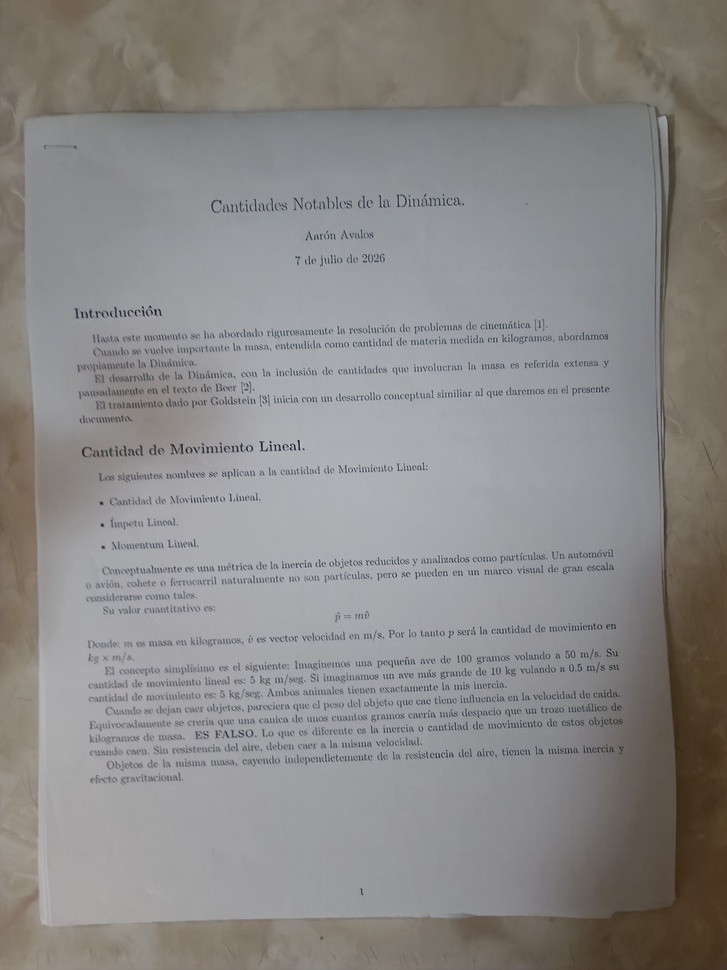
#> input picture imagenes/imagen16.jpg, 727 x 970 px, shrunk from 3000 x 4000 before the run
$ python main.py
#> lines starting #> are read from the running program, lines starting #| are printed output that depends on the picture; after the words box and inside, x2 and y2 are one past the last pixel; in counts of white or black regions, pixels touching at a corner belong together
import cv2
import numpy as np
import matplotlib.pyplot as plt
import sys
import os


def cargarImagen(ruta):
    if not os.path.exists(ruta):
        print(f"Error: La ruta '{ruta}' no existe.")
        sys.exit(1)

    original = cv2.imread(ruta)
    if original is None:
        print(f"Error: No se pudo cargar la imagen en la ruta '{ruta}'")
        sys.exit(1)

    return original


def segmentarImagen(gris):
    valorUmbral = 127
    _, umbralBasico = cv2.threshold(gris, valorUmbral, 255, cv2.THRESH_BINARY)

    umbralCalculado, umbralOtsu = cv2.threshold(
        gris, 0, 255, cv2.THRESH_BINARY + cv2.THRESH_OTSU
    )
    print(f"El umbral óptimo calculado por Otsu es: {umbralCalculado}")

    return umbralBasico, umbralOtsu, valorUmbral, umbralCalculado


def limpiarTexto(imagenColor, tamanoKernel=5, iteraciones=3):
    """
    Aplica un cierre morfológico repetido (dilatación + erosión) para
    'borrar' el texto y quedarnos con una hoja casi en blanco.

    Se aplica sobre la imagen A COLOR porque el siguiente paso (GrabCut)
    necesita una imagen de 3 canales.
    """
    kernel = np.ones((tamanoKernel, tamanoKernel), np.uint8)
    hojaLimpia = cv2.morphologyEx(
        imagenColor, cv2.MORPH_CLOSE, kernel, iterations=iteraciones
    )
    return hojaLimpia


def quitarFondo(imagenLimpia, margen=20, iteraciones=5):
    """
    Usa GrabCut para eliminar el fondo y quedarnos solo con el documento.
    """
    alto, ancho = imagenLimpia.shape[:2]

    mascara = np.zeros((alto, ancho), np.uint8)
    modeloFondo = np.zeros((1, 65), np.float64)
    modeloFrente = np.zeros((1, 65), np.float64)

    rectangulo = (margen, margen, ancho - margen, alto - margen)

    cv2.grabCut(
        imagenLimpia,
        mascara,
        rectangulo,
        modeloFondo,
        modeloFrente,
        iteraciones,
        cv2.GC_INIT_WITH_RECT,
    )

    mascaraBinaria = np.where((mascara == 2) | (mascara == 0), 0, 1).astype("uint8")
    imagenSinFondo = imagenLimpia * mascaraBinaria[:, :, np.newaxis]

    return imagenSinFondo, mascaraBinaria


def detectarBordes(grisFinal):
    """
    Detección de bordes con Canny sobre la imagen ya sin texto ni fondo.
    """
    filtroBorde = cv2.GaussianBlur(grisFinal, (5, 5), 0)
    bordes = cv2.Canny(filtroBorde, 0, 200)
    bordes = cv2.dilate(
        bordes, cv2.getStructuringElement(cv2.MORPH_ELLIPSE, (5, 5))
    )
    return bordes


def cross_product(p1: tuple, p2: tuple, p3: tuple) -> float:
    """Producto cruz para determinar la orientación de tres puntos."""
    return (p2[0] - p1[0]) * (p3[1] - p1[1]) - (p2[1] - p1[1]) * (p3[0] - p1[0])


def compute_convex_hull(points: list) -> list:
    """
    Calcula el casco convexo de un conjunto de puntos (x, y) usando el
    algoritmo Monotone Chain (Andrew's algorithm).

    Se usa para 'envolver' los puntos crudos del contorno del documento
    en un polígono limpio antes de simplificarlo con approxPolyDP. Esto
    ayuda cuando el contorno viene fragmentado o con muescas por sombras
    o ruido: el hull ignora las hendiduras internas y conserva solo el
    perímetro exterior real.
    """
    sorted_points = sorted(list(set(points)))
    if len(sorted_points) <= 3:
        return sorted_points

    lower = []
    for p in sorted_points:
        while len(lower) >= 2 and cross_product(lower[-2], lower[-1], p) <= 0:
            lower.pop()
        lower.append(p)

    upper = []
    for p in reversed(sorted_points):
        while len(upper) >= 2 and cross_product(upper[-2], upper[-1], p) <= 0:
            upper.pop()
        upper.append(p)

    return lower[:-1] + upper[:-1]


def ordenarPuntos(puntos):
    """
    Reordena las 4 esquinas en el orden estándar:
    superior-izq, superior-der, inferior-der, inferior-izq
    """
    rectangulo = np.zeros((4, 2), dtype="float32")
    puntos = np.array(puntos)

    suma = puntos.sum(axis=1)
    rectangulo[0] = puntos[np.argmin(suma)]  # menor suma → sup-izq
    rectangulo[2] = puntos[np.argmax(suma)]  # mayor suma → inf-der

    diferencia = np.diff(puntos, axis=1)
    rectangulo[1] = puntos[np.argmin(diferencia)]  # menor diff → sup-der
    rectangulo[3] = puntos[np.argmax(diferencia)]  # mayor diff → inf-izq

    return rectangulo.astype("int").tolist()


def contornoAConvexHull(contorno):
    """
    Convierte un contorno de OpenCV (array de forma Nx1x2) a su casco
    convexo, usando nuestra implementación propia (Monotone Chain), y
    lo regresa en el mismo formato que espera OpenCV para poder seguir
    usando cv2.arcLength / cv2.approxPolyDP sobre él.
    """
    puntosXY = [tuple(p[0]) for p in contorno]
    hull = compute_convex_hull(puntosXY)

    if len(hull) < 3:
        # Hull degenerado (puntos colineales, etc.) — devolvemos el
        # contorno original sin modificar para no romper el pipeline.
        return contorno

    return np.array(hull, dtype=np.int32).reshape((-1, 1, 2))


def detectarEsquinas(original, bordes):
    """
    Detecta las 4 esquinas del documento usando contornos + convex hull
    + approxPolyDP, en vez de cornerHarris. Es más robusto porque:
    - Solo considera el contorno de MAYOR ÁREA (asumiendo que el
      documento es el objeto más grande de la imagen).
    - El convex hull 'envuelve' el contorno en un polígono limpio,
      eliminando muescas y fragmentaciones causadas por sombras o ruido,
      antes de intentar reducirlo a 4 vértices.
    - Fuerza la aproximación a exactamente 4 vértices, en vez de
      devolver decenas de puntos "esquina" sueltos.
    """
    imagenMarcada = original.copy()

    contornos, _ = cv2.findContours(
        bordes, cv2.RETR_LIST, cv2.CHAIN_APPROX_NONE
    )

    if len(contornos) == 0:
        print("No se detectaron contornos. Se usa la imagen original sin marcar.")
        return imagenMarcada, []

    # Nos quedamos con los 5 contornos más grandes como candidatos.
    candidatos = sorted(contornos, key=cv2.contourArea, reverse=True)[:5]

    # Convertimos cada candidato a su casco convexo antes de simplificar.
    candidatosHull = [contornoAConvexHull(c) for c in candidatos]

    # Probamos varios valores de epsilon (de menos a más tolerante) para
    # cada contorno candidato, en vez de usar un único valor fijo.
    # Esto ayuda cuando las sombras o el ruido generan contornos irregulares
    # que con un solo epsilon no se reducen a exactamente 4 puntos.
    factoresEpsilon = [0.01, 0.02, 0.03, 0.04, 0.05, 0.07, 0.09]

    esquinas = None
    for contorno in candidatosHull:
        perimetro = cv2.arcLength(contorno, True)
        for factor in factoresEpsilon:
            epsilon = factor * perimetro
            aproximacion = cv2.approxPolyDP(contorno, epsilon, True)
            if len(aproximacion) == 4:
                esquinas = aproximacion
                break
        if esquinas is not None:
            break

    if esquinas is None:
        print(
            "No se encontró un contorno con exactamente 4 esquinas, "
            "ni siquiera variando epsilon. Probablemente el contorno del "
            "documento está muy fragmentado (sombras, bajo contraste, etc.)."
        )
        return imagenMarcada, []

    # Convertir a lista de puntos (x, y) y ordenarlos.
    puntos = np.concatenate(esquinas).tolist()
    puntos = ordenarPuntos(puntos)

    # Dibujar el contorno y las esquinas sobre la imagen original.
    cv2.drawContours(imagenMarcada, [np.array(puntos)], -1, (0, 255, 255), 3)
    for (x, y) in puntos:
        cv2.circle(imagenMarcada, (int(x), int(y)), 10, (0, 0, 255), -1)

    etiquetas = ["Sup-Izq", "Sup-Der", "Inf-Der", "Inf-Izq"]
    for etiqueta, (x, y) in zip(etiquetas, puntos):
        cv2.putText(
            imagenMarcada, etiqueta, (int(x) + 12, int(y)),
            cv2.FONT_HERSHEY_SIMPLEX, 0.8, (255, 0, 0), 2, cv2.LINE_AA
        )

    # ── GUARDAR COORDENADAS (formato x, y por esquina) ─────────────────
    with open("coordenadas_esquinas.txt", "w") as archivo:
        archivo.write("# Coordenadas de las 4 esquinas del documento\n")
        archivo.write("# Formato: etiqueta, x, y\n")
        for etiqueta, (x, y) in zip(etiquetas, puntos):
            archivo.write(f"{etiqueta},{x},{y}\n")

    print(f"Esquinas detectadas: {len(puntos)}")
    print("Coordenadas guardadas en: coordenadas_esquinas.txt")
    # ─────────────────────────────────────────────────────────────────────

    return imagenMarcada, puntos


def procesarImagen(ruta):
#> called with ruta = 'imagenes/imagen16.jpg'
    original = cargarImagen(ruta)
#> in cargarImagen, original is the input picture: shape (970, 727, 3); mean B, G, R 135.6, 136.7, 138.7
    gris = cv2.cvtColor(original, cv2.COLOR_BGR2GRAY)

    umbralBasico, umbralOtsu, valorUmbral, umbralCalculado = segmentarImagen(gris)
#> in segmentarImagen, `_, umbralBasico = cv2.threshold(gris, valorUmbral, 255, cv2.THRESH_BIN..`:
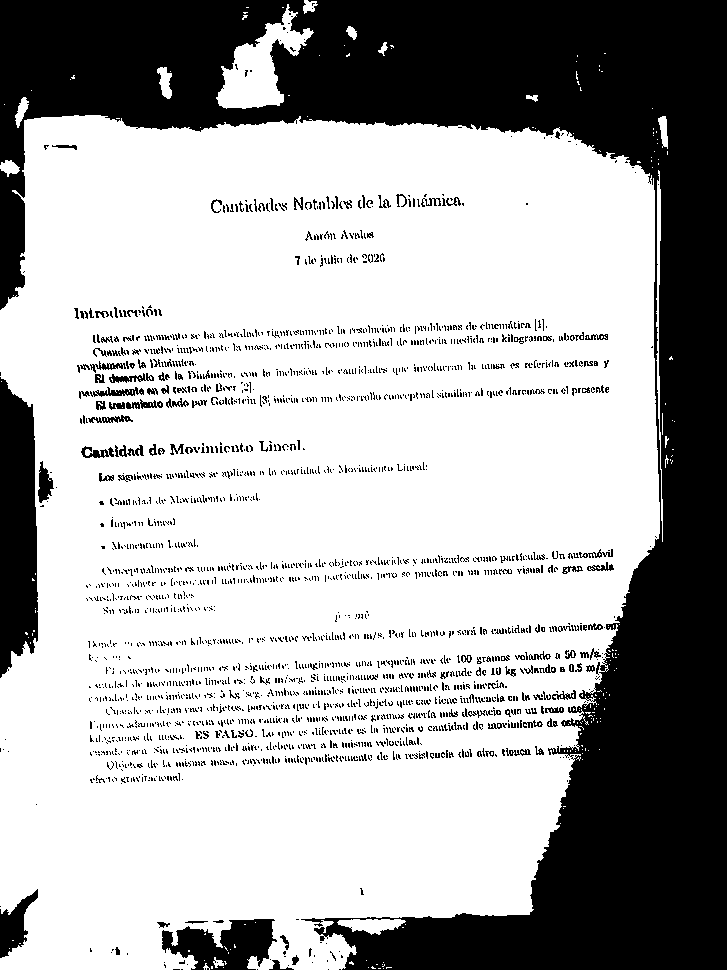
#> umbralBasico: shape (970, 727); 67.2% white; 2451 black regions (2273 under 20 px), largest, box (x1, y1, x2, y2) and area: (0, 0, 727, 970) 194340, (0, 377, 38, 678) 9412, (162, 919, 277, 970) 3681
#> in segmentarImagen, `umbralCalculado, umbralOtsu = cv2.threshold( gris, 0, 255, cv2.THRESH_..`:
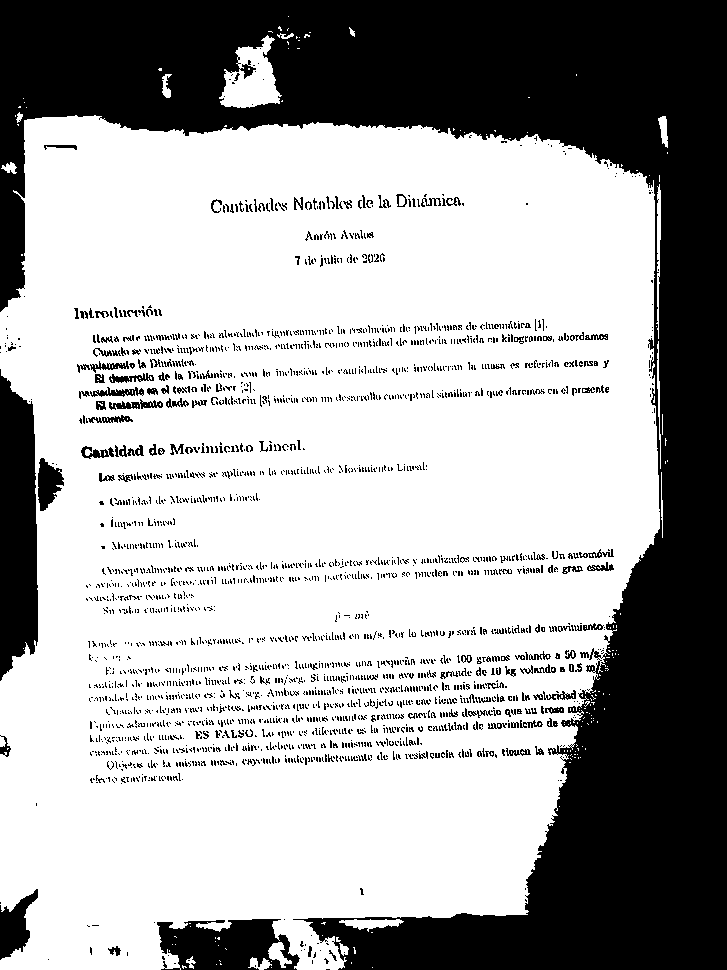
#> umbralOtsu: shape (970, 727); 65.6% white; 2388 black regions (2187 under 20 px), largest, box (x1, y1, x2, y2) and area: (0, 0, 727, 970) 202331, (0, 369, 38, 681) 9685, (157, 919, 300, 970) 5129
#> in segmentarImagen, `umbralCalculado, umbralOtsu = cv2.threshold( gris, 0, 255, cv2.THRESH_..`: umbralCalculado = 129
#| El umbral óptimo calculado por Otsu es: 129.0
#> valorUmbral = 127; umbralCalculado = 129

    # Paso 1: "borrar" el texto de la hoja (sobre la imagen a color)
    imagenLimpia = limpiarTexto(original, tamanoKernel=5, iteraciones=3)

    # Paso 2: quitar el fondo con GrabCut
    imagenSinFondo, mascara = quitarFondo(imagenLimpia, margen=20, iteraciones=5)
#> mascara: shape (970, 727); values 0 (black) and 1 (white), 77.3% white; 1 black region, box (x1, y1, x2, y2) and area: (0, 0, 727, 970) 160150

    # Paso 3: pasar a grises para detectar bordes
    grisFinal = cv2.cvtColor(imagenSinFondo, cv2.COLOR_BGR2GRAY)
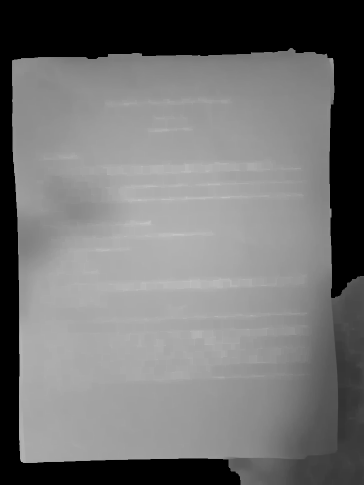
#> grisFinal: shape (970, 727) (shown at 1/2 size); min 0, max 206, mean 114.4

    # Paso 4: detección de bordes (Canny)
    bordes = detectarBordes(grisFinal)
#> in detectarBordes, `bordes = cv2.dilate( bordes, cv2.getStructuringElement(cv2.MORPH_ELLIP..`:
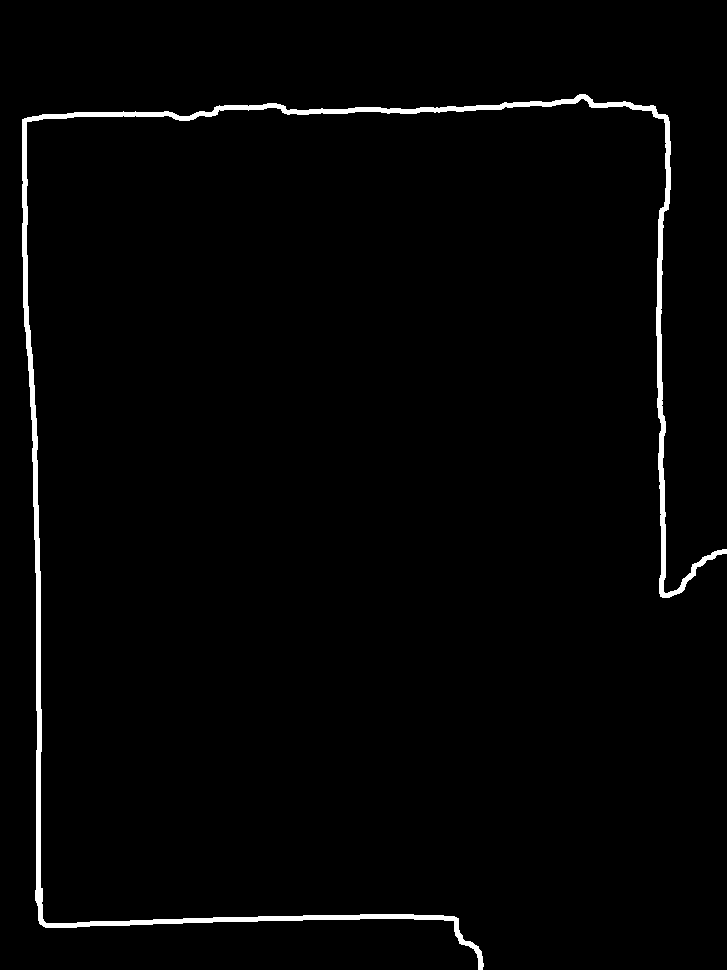
#> bordes: shape (970, 727); 1.8% white; 1 white region

    # Paso 5: detección de esquinas por contornos + approxPolyDP
    imagenMarcada, esquinas = detectarEsquinas(original, bordes)
#> in detectarEsquinas, `contornos, _ = cv2.findContours( bordes, cv2.RETR_LIST, cv2.CHAIN_APPR..`: contornos = 1 contour; box (x1, y1, x2, y2) and area: (22, 94, 727, 970) 10298
#> in detectarEsquinas, `candidatos = sorted(contornos, key=cv2.contourArea, reverse=True)[:5]`: candidatos has the same summary as contornos
#> in detectarEsquinas, `candidatosHull = [contornoAConvexHull(c) for c in candidatos]`: candidatosHull = 1 contour; box (x1, y1, x2, y2) and area: (22, 94, 727, 970) 531179
#> the loop in detectarEsquinas, `for contorno in candidatosHull:` made 1 pass
#> perimetro on pass 1: 2825.4
#> after the loop in detectarEsquinas, `for (x, y) in puntos:`:
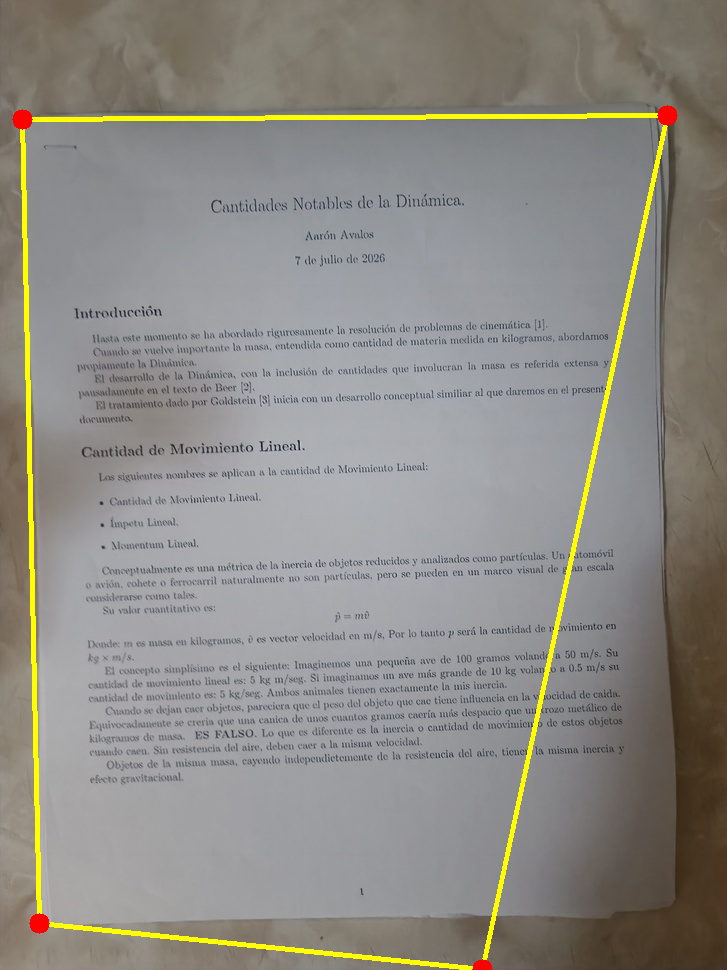
#> imagenMarcada: shape (970, 727, 3); mean B, G, R 133, 138.8, 141.2
#> after the loop in detectarEsquinas, `for etiqueta, (x, y) in zip(etiquetas, puntos):`:
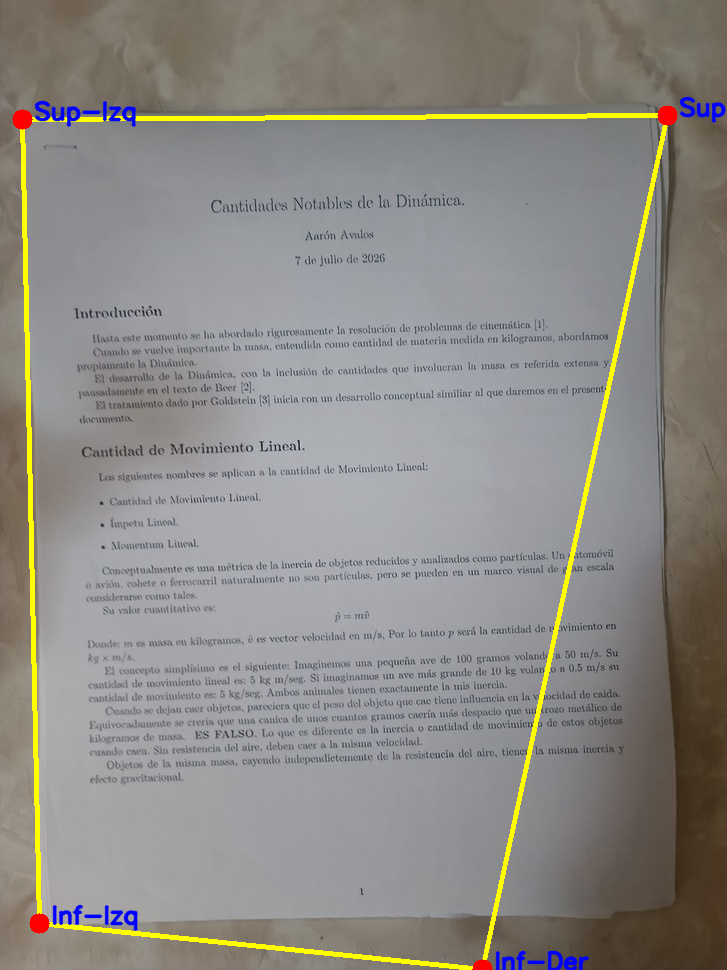
#> imagenMarcada: shape (970, 727, 3); 0.55% of pixels changed, all inside (x1, y1, x2, y2) = (34, 96, 727, 970)
#> esquinas = [[22, 119], [667, 115], [482, 969], [39, 923]]

    originalRGB = cv2.cvtColor(original, cv2.COLOR_BGR2RGB)
    imagenLimpiaRGB = cv2.cvtColor(imagenLimpia, cv2.COLOR_BGR2RGB)
    imagenSinFondoRGB = cv2.cvtColor(imagenSinFondo, cv2.COLOR_BGR2RGB)
    imagenMarcadaRGB = cv2.cvtColor(imagenMarcada, cv2.COLOR_BGR2RGB)

    titulos = [
        "Imagen Original",
        "Hoja sin texto (Morfología)",
        "Sin fondo (GrabCut)",
        "Escala de Grises Final",
        "Detector de Bordes (Canny)",
        "Esquinas (Contornos + approxPolyDP)",
    ]
    imagenes = [
        originalRGB,
        imagenLimpiaRGB,
        imagenSinFondoRGB,
        grisFinal,
        bordes,
        imagenMarcadaRGB,
    ]
    mapasColor = [None, None, None, "gray", "gray", None]

    plt.figure(figsize=(15, 8))
    for i in range(6):
        plt.subplot(2, 3, i + 1)
        plt.imshow(imagenes[i], cmap=mapasColor[i])
        plt.title(titulos[i])
        plt.axis("off")

    plt.tight_layout()
    plt.show(block=True)

    return esquinas


# --- EJECUCIÓN ---
if __name__ == "__main__":
    rutaImagen = sys.argv[1] if len(sys.argv) > 1 else "imagenes/imagen16.jpg"
    procesarImagen(rutaImagen)
